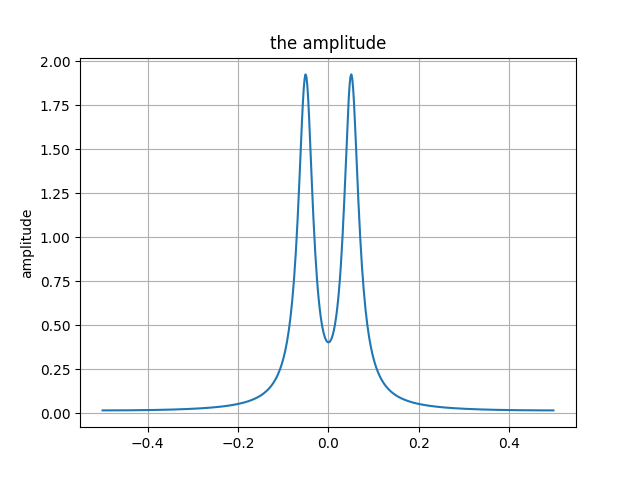

Here is the Python script that generated this plot:
import numpy as np
import matplotlib.pyplot as plt

begintime = 0
endtime = 32
timelength = endtime - begintime
N = 512 # number of sample
sampling_freq = timelength / N # sampling points들의 간격.
timepoints = np.arange(begintime, endtime, sampling_freq)

alpha = 2.0
f_0 = 0.8
def f_T(x) :
    if x <= 0 :
        u = 0
    else :
        u = 1 
    return x * np.exp(-alpha * x) * np.cos(2*np.pi*f_0*x) * u
signal = [f_T(1*x) for x in timepoints]

# Discrete Fourier transform with Fast Fourier Transform
fft = np.fft.fft(signal)
fft = np.fft.fftshift(fft)
fft_magnitude = abs(fft)

# freq domain
T = 16
k = np.arange(-(T/2), T/2, T/N)
freq = k / T
k = np.arange(0, 8*np.pi, 8*np.pi/N) 

# Draw the signal graph
plt.title("the amplitude")
plt.ylabel("amplitude")
plt.plot(freq, fft_magnitude)
# plt.plot([2*np.pi/3, 8*np.pi/3], [0,0], "^")
plt.grid()

plt.savefig("02fft_magnitude.png")